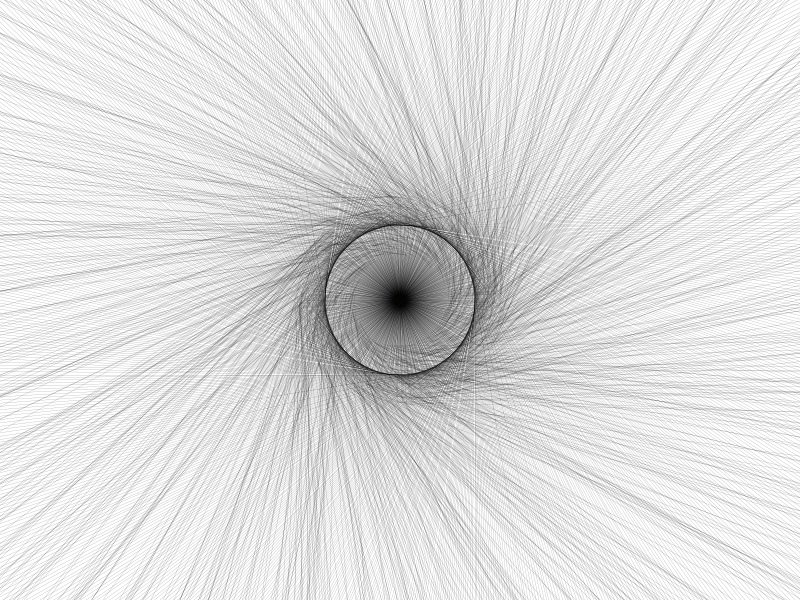
Frame 1 (no input)
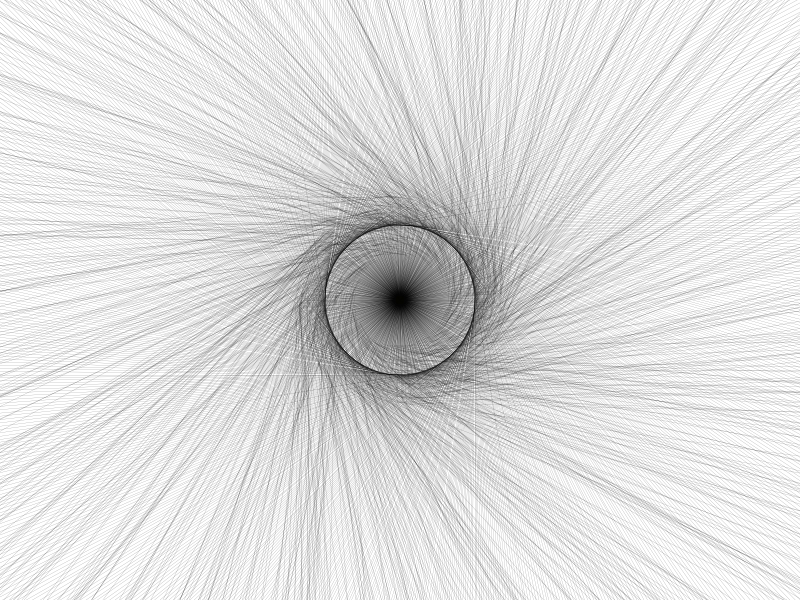
Frame 60 (the mouse pressed at the canvas centre just before this capture)
Frame 120 (the mouse held since frame 60 and released just before this capture): identical to frame 60, image omitted

The Processing sketch that drew these frames (run headless with seeded random() and noise(); from frame 60 on, the mouse is pressed at the canvas centre):

// Processing sketch: symmetry05
// ── symmetry05.pde
float w=0;
float h=0;

int rotCount = 800;
float theta = 0;

float [] offsets = new float[rotCount];

void setup() {
  size(800, 600);
  w = 2200;
  h = 150;

  for (int i=0; i<offsets.length; i++) {
    offsets[i] = random(-30, 30);
  }


  theta = TWO_PI/rotCount;
}

void draw() {
  background(255);
  fill(0);
  translate(width/2, height/2);
  fill(255, 127, 0);
  ellipse(0, 0, 10, 10);

  stroke(0, 127);
  strokeWeight(.2);
  noFill();
  for (int i=0; i<rotCount; i++) {
    rotate(theta);
    rect(0, -h/2, w+offsets[i], h+offsets[i]);
  }
}
